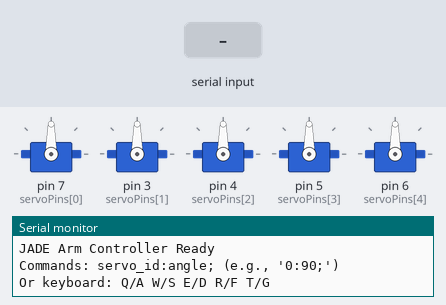
Bench run of a sketch on a simulated Arduino Uno, built with avr-gcc and run on an emulated ATmega328P. Shown: 5 × servo, the last lines printed to the serial monitor. Inputs (shaded band) come from the test bench.

Above: at 1.2 s.
1.3 s: "q;45\n" received over Serial
At 1.8 s:
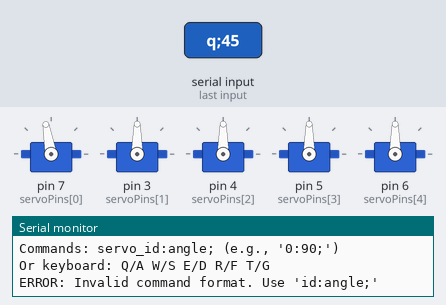
2.8 s: byte 116 ('t') received over Serial
At 4.0 s:
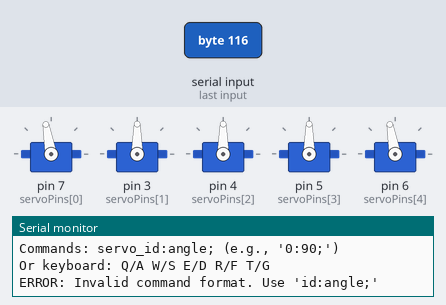
4.3 s: "r" received over Serial
At 5.2 s:
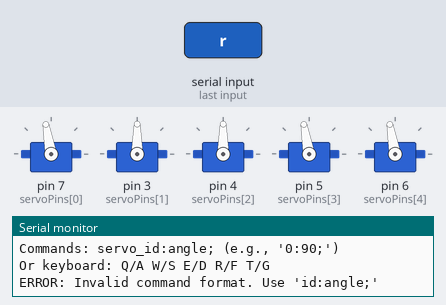
5.8 s: byte 103 ('g') received over Serial
At 6.4 s:
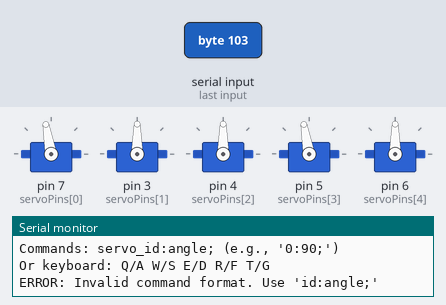
7.3 s: "a90\n" received over Serial
At 8.5 s:
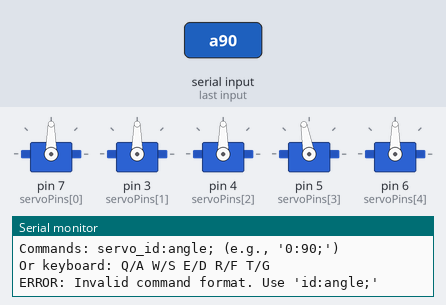
8.8 s: "w90\n" received over Serial
At 9.9 s:
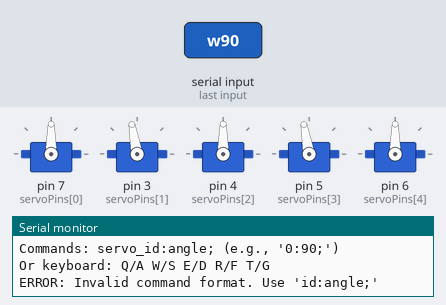
Timing chart, 0 to 11.3 s (numbered marks = the images above; inputs shaded):
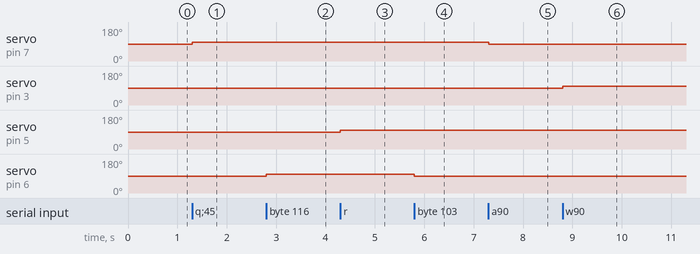

The sketch:

arm_controller_game.ino
```cpp
/*
  JADE Robotic Arm Controller - Game Controller Compatible
  Supports both:
  1. Keyboard commands (Q/A W/S E/D R/F T/G)
  2. Serial commands (servo_id:angle; format)

  Compatible with arm_control_game.py
*/

#include <Servo.h>

Servo servos[5];
int servoPins[5] = {7, 3, 4, 5, 6};  // Adjust pins to match your hardware
int servoAngles[5]; // Current servo angles

String inputBuffer = "";
bool commandReady = false;

void setup() {
  Serial.begin(9600);

  // Initialize pins LOW to reduce twitch
  for (int i = 0; i < 5; i++) {
    pinMode(servoPins[i], OUTPUT);
    digitalWrite(servoPins[i], LOW);
    servos[i].attach(servoPins[i]);
    servoAngles[i] = 90; // Start at middle position
    servos[i].write(servoAngles[i]);
  }

  Serial.println("JADE Arm Controller Ready");
  Serial.println("Commands: servo_id:angle; (e.g., '0:90;')");
  Serial.println("Or keyboard: Q/A W/S E/D R/F T/G");
}

void loop() {
  if (Serial.available()) {
    char c = Serial.read();

    // Check if it's a keyboard command (single character)
    if (c >= 'a' && c <= 'z') {
      handleKeyboardCommand(c);
    }
    // Otherwise, build command string
    else if (c == ';') {
      commandReady = true;
    }
    else if ((c >= '0' && c <= '9') || c == ':') {
      inputBuffer += c;
    }

    // Process complete command
    if (commandReady) {
      processSerialCommand(inputBuffer);
      inputBuffer = "";
      commandReady = false;
    }
  }
}

void handleKeyboardCommand(char c) {
  // Keyboard control - same as original game controller
  if      (c == 'q') setServoAngle(0, min(servoAngles[0]+10, 180));
  else if (c == 'a') setServoAngle(0, max(servoAngles[0]-10, 0));
  else if (c == 'w') setServoAngle(1, min(servoAngles[1]+10, 180));
  else if (c == 's') setServoAngle(1, max(servoAngles[1]-10, 0));
  else if (c == 'e') setServoAngle(2, min(servoAngles[2]+10, 180));
  else if (c == 'd') setServoAngle(2, max(servoAngles[2]-10, 0));
  else if (c == 'r') setServoAngle(3, min(servoAngles[3]+10, 180));
  else if (c == 'f') setServoAngle(3, max(servoAngles[3]-10, 0));
  else if (c == 't') setServoAngle(4, min(servoAngles[4]+10, 180));
  else if (c == 'g') setServoAngle(4, max(servoAngles[4]-10, 0));
}

void processSerialCommand(String cmd) {
  // Parse command format: "servo_id:angle"
  // Example: "0:90" sets servo 0 to 90 degrees

  int colonIndex = cmd.indexOf(':');
  if (colonIndex == -1) {
    Serial.println("ERROR: Invalid command format. Use 'id:angle;'");
    return;
  }

  String servoIdStr = cmd.substring(0, colonIndex);
  String angleStr = cmd.substring(colonIndex + 1);

  int servoId = servoIdStr.toInt();
  int angle = angleStr.toInt();

  // Validate
  if (servoId < 0 || servoId >= 5) {
    Serial.print("ERROR: Invalid servo ID: ");
    Serial.println(servoId);
    return;
  }

  if (angle < 0 || angle > 180) {
    Serial.print("ERROR: Invalid angle: ");
    Serial.println(angle);
    return;
  }

  // Set servo position
  setServoAngle(servoId, angle);

  // Send confirmation
  Serial.print("OK: Servo ");
  Serial.print(servoId);
  Serial.print(" -> ");
  Serial.println(angle);
}

void setServoAngle(int servoId, int angle) {
  // Constrain angle to valid range
  angle = constrain(angle, 0, 180);

  // Update and move servo
  servoAngles[servoId] = angle;
  servos[servoId].write(angle);
}
```

Measured:
- after the input at 1.3 s, servo on pin 7 (servoPins[0]): 90° → 100° at once
- after the input at 2.8 s, servo on pin 6 (servoPins[4]): 90° → 100° at once
- after the input at 4.3 s, servo on pin 5 (servoPins[3]): 90° → 100° at once
- after the input at 5.8 s, servo on pin 6 (servoPins[4]): 100° → 90° at once
- after the input at 7.3 s, servo on pin 7 (servoPins[0]): 100° → 90° at once
- after the input at 8.8 s, servo on pin 3 (servoPins[1]): 90° → 100° at once
